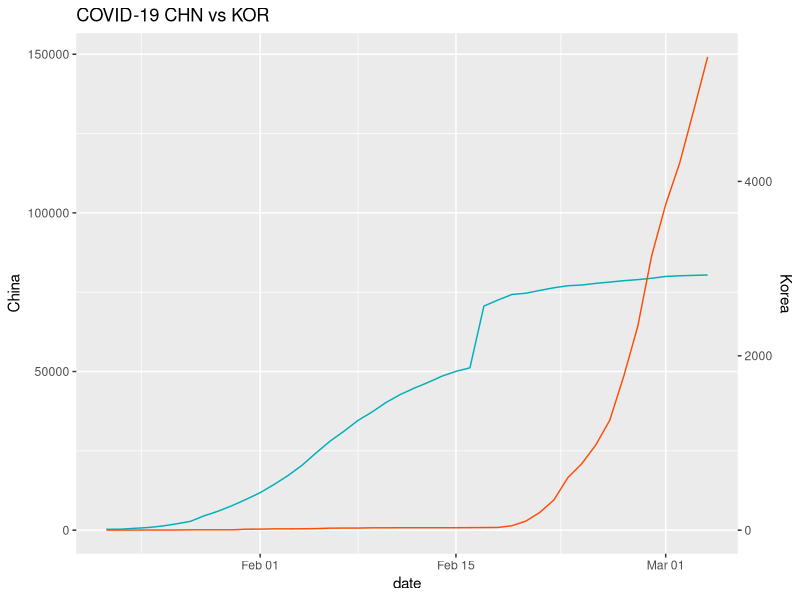

R code for this plot:
## ---- chunk 1
knitr::opts_chunk$set(echo = TRUE)
## ---- chunk 2
library(ggplot2)
library(dplyr)
library(patchwork) # To display 2 charts together

cov=read.csv("data/cov19.csv")
cov$date <- as.Date(cov$date, format = "%m/%d/%y")

# Value used to transform the data
coeff <- 1408526449/51254387

ggplot(cov, aes(x=date)) +
  geom_line( aes(y=CHN), color="#00AFBB") + 
  geom_line( aes(y=KOR*coeff), color="#FC4E07") +
  scale_y_continuous(
    # Features of the first axis
    name = "China",
    # Add a second axis and specify its features
    sec.axis = sec_axis(~./coeff, name="Korea")
  ) +
  ggtitle("COVID-19 CHN vs KOR")
